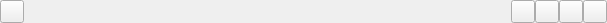
<?xml version="1.0" encoding="UTF-8"?>
<ui version="4.0">
 <class>SkpTitleWidget</class>
 <widget class="QWidget" name="SkpTitleWidget">
  <property name="geometry">
   <rect>
    <x>0</x>
    <y>0</y>
    <width>607</width>
    <height>23</height>
   </rect>
  </property>
  <property name="windowTitle">
   <string>Form</string>
  </property>
  <layout class="QHBoxLayout" name="horizontalLayout">
   <property name="spacing">
    <number>0</number>
   </property>
   <property name="leftMargin">
    <number>0</number>
   </property>
   <property name="topMargin">
    <number>0</number>
   </property>
   <property name="rightMargin">
    <number>0</number>
   </property>
   <property name="bottomMargin">
    <number>0</number>
   </property>
   <item>
    <widget class="SkpToolButton" name="logoToolButton">
     <property name="text">
      <string/>
     </property>
    </widget>
   </item>
   <item>
    <widget class="QLabel" name="tileLabel">
     <property name="text">
      <string/>
     </property>
    </widget>
   </item>
   <item>
    <spacer name="horizontalSpacer">
     <property name="orientation">
      <enum>Qt::Horizontal</enum>
     </property>
     <property name="sizeHint" stdset="0">
      <size>
       <width>458</width>
       <height>20</height>
      </size>
     </property>
    </spacer>
   </item>
   <item>
    <widget class="SkpToolButton" name="skinToolButton">
     <property name="text">
      <string/>
     </property>
    </widget>
   </item>
   <item>
    <widget class="SkpToolButton" name="minToolButton">
     <property name="text">
      <string/>
     </property>
    </widget>
   </item>
   <item>
    <widget class="SkpToolButton" name="maxToolButton">
     <property name="text">
      <string/>
     </property>
    </widget>
   </item>
   <item>
    <widget class="SkpToolButton" name="closeToolButton">
     <property name="text">
      <string/>
     </property>
    </widget>
   </item>
  </layout>
 </widget>
 <customwidgets>
  <customwidget>
   <class>SkpToolButton</class>
   <extends>QToolButton</extends>
   <header>skp_toolButton.h</header>
  </customwidget>
 </customwidgets>
 <resources/>
 <connections/>
</ui>
